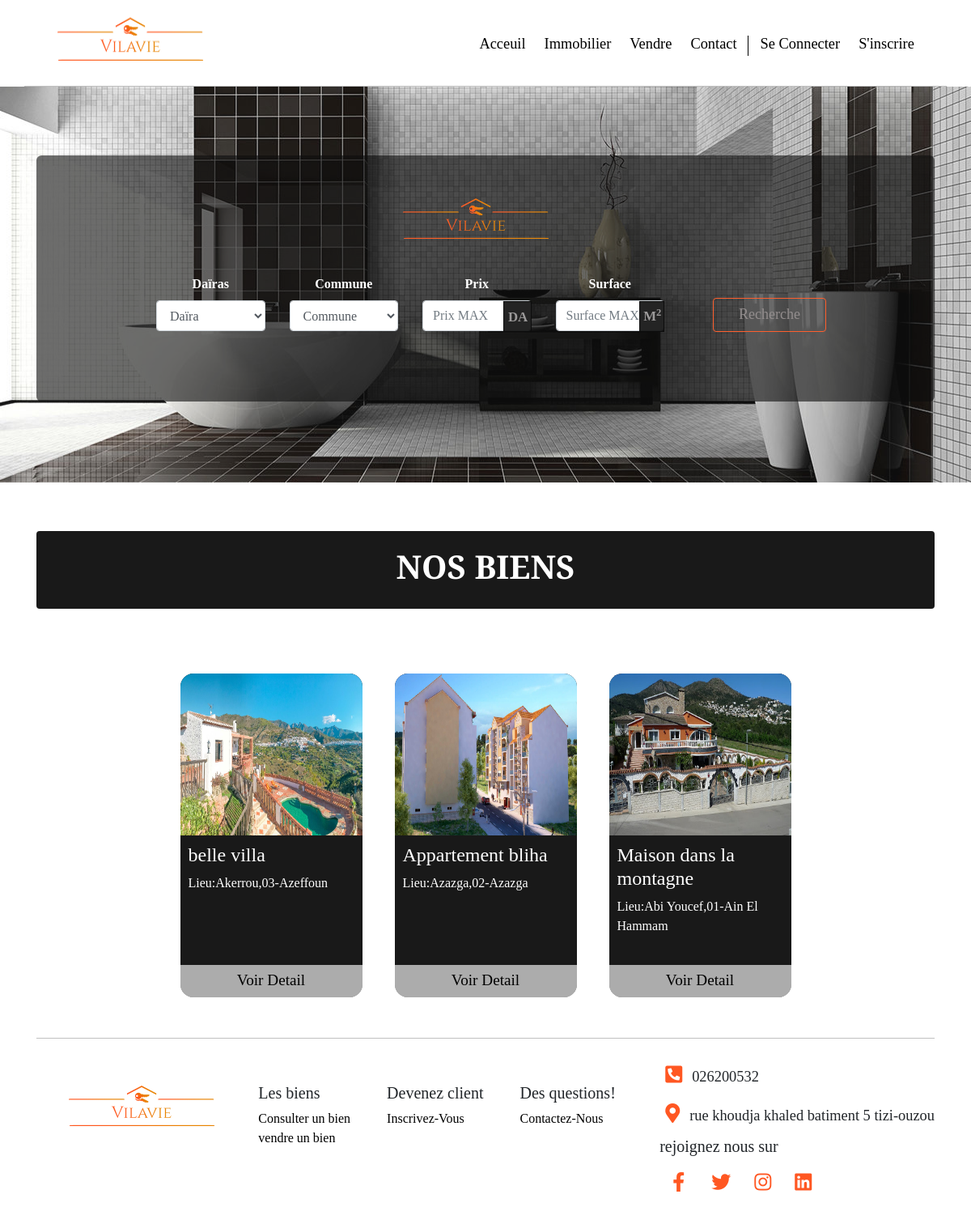
The page /pages/immobilier.php on the database its author committed.
### tables this page shows
CREATE TABLE IF NOT EXISTS `biens` (
  `id` int(11) NOT NULL AUTO_INCREMENT,
  `titre` varchar(255) NOT NULL,
  `description` text NOT NULL,
  `daira` varchar(255) NOT NULL,
  `commune` varchar(255) NOT NULL,
  `surface` int(11) NOT NULL,
  `etage` int(11) NOT NULL,
  `prix` int(255) NOT NULL,
  `lien_img` varchar(1024) NOT NULL,
  `proprietaire` varchar(255) NOT NULL,
  PRIMARY KEY (`id`)
);

### pages/immobilier.php (the view, shortened to what this page needs)
<!DOCTYPE html>
<html lang="fr">
<head>
         <link rel="stylesheet" href="../style/style.css">
         <link rel="stylesheet" href="https://stackpath.bootstrapcdn.com/bootstrap/4.4.1/css/bootstrap.min.css">
         <link rel="stylesheet" href="https://cdnjs.cloudflare.com/ajax/libs/font-awesome/5.11.2/css/all.css">
       </head>
<body>
<?php
$db=new PDO('mysql:host=localhost;dbname=vilavie','root','',array(PDO::ATTR_ERRMODE => PDO::ERRMODE_EXCEPTION));
include_once('../includes/header.php');
?>
<div class="fullimmo" id="immo">
           <div class="container h-100">
            <div class="d-flex-justify-content-center-h-100">
            <div class="text-center">
                      <div class="row hidden-xs" id="recherche" style="margin-top: 15px;">
                                  <img src="../images/logo.png" style="  margin-left: 11.6cm;">
                          <div class="noo-text-block" style="padding-left: 143px; margin-top: 27px;">
                                <form enctype="multipart/form-data" id="id_form" action="" method="post">
                                  <div class="row">
                                  <div class="form-group  col-sm-2 ">
                                            <div class="form-group ">
                                              <label for="type_dairas" style="color: white;"><b>Daïras</b> </label>
                                              <SELECT id="daira" name="daira" class="form-control input_user" onchange="filtre_commune()" required>
                                                <option value="" disabled selected> Daïra</option>
                                              </SELECT>
                                            </div>
                                </div>
                                <div class="form-group  col-sm-2">
                                    <div class="form-group">
                                            <label for="liste_commune" style="color: white;"><b>Commune</b> </label>
                                            <select class="form-control" id="commune" name="commune" >
                                            <option>Commune</option>
                                        </select>
                                    </div>
                                </div>
                                <div class="form-group  col-sm-2">
                      <div class="input-group">
                        <div class="form-group">
                        <label for="type_prix" style="color: white;"><b>Prix</b> </label>
                        <input id="prix" name="prix" type="number" class="form-control" onchange="valider('','')" placeholder="Prix MAX" value="" >
                        <span class="input-group-addon">DA</span>
                    </div>
                    </div>
                </div>
                        <div class="form-group col-sm-2">
                      <div class="input-group">
                        <div class="form-group">
                            <label for="type_surface" style="color: white;"><b>Surface</b> </label>
                        <input id="surface" type="number" name="surface" class="form-control" onchange="valider('','')" placeholder="Surface MAX" value="">
                        <span class="input-group-addon1">M<sup>2</sup></span>
                        </div>
                    </div>
                    </div>
                                <div class="form-group col-sm-2">
                                <div class="form-group ">
                                    <input class="btn1" type="submit" name="formsend" value="Recherche">
                                </div>
                          </div>
                          </div>
                      </form>
          </div>
      </div>
  </div>
</div>
</div>
</div>
        <section class="sec2" id="search">
        <div class="container">
        <div class="yep">
          <h1 class="text-center text-uppercase font-weight-bold " >Nos Biens</h1>
       </div>
       <div class="d-flex flex-wrap justify-content-center biensugbox ">
       <?php
       if (isset($_POST['formsend'])) {
            if (isset($_POST['daira']) && (isset($_POST['commune'])) && (isset($_POST['prix'])) && (isset($_POST['surface']))) {
                $req=$db->prepare('SELECT id,titre,daira,commune,lien_img FROM biens where daira = ? and commune = ? and prix <= ? and surface <= ?');
          $req->execute(array(
            $_POST['daira'],
            $_POST['commune'],
            $_POST['prix'],
            $_POST['surface']
          )
          );
            }
        if (($_POST['daira']=='Daïras') && (isset($_POST['commune'])) && (isset($_POST['prix'])) && (isset($_POST['surface'])) ) {
             $req=$db->prepare('SELECT id,titre,daira,commune,lien_img FROM biens WHERE commune=? AND prix<= ? AND surface<= ?');
             $req->execute(array($_POST['commune'],$_POST['prix'],$_POST['surface']));
        }
        if (($_POST['commune']=='Commune') && (isset($_POST['daira'])) && (isset($_POST['prix'])) && (isset($_POST['surface'])) ) {
             $req=$db->prepare('SELECT id,titre,daira,commune,lien_img FROM biens WHERE daira=? AND prix<=? AND surface<=?');
             $req->execute(array($_POST['daira'],$_POST['prix'],$_POST['surface']));
        }
        if (($_POST['prix']==null) && (isset($_POST['daira'])) && (isset($_POST['commune'])) && (isset($_POST['surface'])) ) {
             $req=$db->prepare('SELECT id,titre,daira,commune,lien_img FROM biens WHERE daira=? AND commune=? AND surface<=?');
             $req->execute(array($_POST['daira'],$_POST['commune'],$_POST['surface']));
        }
        if (($_POST['surface']==null) && (isset($_POST['daira'])) && (isset($_POST['commune'])) && (isset($_POST['prix'])) ) {
             $req=$db->prepare('SELECT id,titre,daira,commune,lien_img FROM biens WHERE daira=? AND commune=? AND prix<=?');
             $req->execute(array($_POST['daira'],$_POST['commune'],$_POST['prix']));
        }
          if(($_POST['daira']=='Daïras')&&($_POST['prix']==null)&& (isset($_POST['commune']))&&(isset($_POST['surface']))){
                                            $req=$db->prepare('SELECT id,titre,daira,commune,lien_img FROM biens WHERE commune<=? AND surface<=?');
                                            $req->execute(array($_POST['commune'],$_POST['surface']));
                                        }
            if(($_POST['daira']=='Daïras')&&($_POST['commune']=='Commune')&&(isset($_POST['prix'])) && (isset($_POST['surface'])) ){
                                            $req=$db->prepare("SELECT id,titre,daira,commune,lien_img FROM biens WHERE  prix<=? and surface<=?");
                                            $req->execute(array($_POST['prix'],$_POST['surface']));
                                        }
            if(($_POST['daira']=='Daïras')&&($_POST['surface']==null)&& (isset($_POST['commune']))&&(isset($_POST['prix']))){
                                            $req=$db->prepare('SELECT id,titre,daira,commune,lien_img FROM biens WHERE commune=? AND prix<=?');
                                            $req->execute(array($_POST['commune'],$_POST['prix']));
                                        }
            if(($_POST['surface']==null)&&($_POST['prix']==null)&& (isset($_POST['commune']))&&(isset($_POST['daira']))){
                                            $req=$db->prepare('SELECT id,titre,daira,commune,lien_img FROM biens WHERE commune=? AND daira=?');
                                            $req->execute(array($_POST['commune'],$_POST['daira']));
                                        }
            if(($_POST['commune']=='Commune')&&($_POST['prix']==null)&& (isset($_POST['surface']))&&(isset($_POST['daira']))){
                                            $req=$db->prepare('SELECT id,titre,daira,commune,lien_img FROM biens WHERE surface<=? AND daira=?');
                                            $req->execute(array($_POST['surface'],$_POST['daira']));
                                        }
            if(($_POST['surface']==null)&&($_POST['commune']=='Commune')&& (isset($_POST['prix']))&&(isset($_POST['daira']))){
                                            $req=$db->prepare('SELECT id,titre,daira,commune,lien_img FROM biens WHERE prix<=? AND daira=?');
                                            $req->execute(array($_POST['prix'],$_POST['daira']));
                                        }
            if(($_POST['surface']==null)&&($_POST['commune']=='Commune')&& ($_POST['prix']==null)&&(isset($_POST['daira']))){
                                            $req=$db->prepare('SELECT id,titre,daira,commune,lien_img FROM biens WHERE  daira=?');
                                            $req->execute(array($_POST['daira']));
                                        }
            if(($_POST['surface']==null)&&($_POST['daira']=='Daïras')&& ($_POST['prix']==null)&&(isset($_POST['commune']))){
                                            $req=$db->prepare('SELECT id,titre,daira,commune,lien_img FROM biens WHERE  commune=?');
                                            $req->execute(array($_POST['commune']));
                                        }
            if(($_POST['surface']==null)&&($_POST['daira']=='Daïras')&& ($_POST['commune']=='Commune')&&(isset($_POST['prix']))){
                                            $req=$db->prepare('SELECT id,titre,daira,commune,lien_img FROM biens WHERE  prix<=?');
                                            $req->execute(array($_POST['prix']));
                                        }
            if(($_POST['commune']=='Commune')&&($_POST['daira']=='Daïras')&& ($_POST['prix']==null)&&(isset($_POST['surface']))){
                                            $req=$db->prepare('SELECT id,titre,daira,commune,lien_img FROM biens WHERE  surface<=?');
                                            $req->execute(array($_POST['surface']));
                                        }
          while ($donne= $req->fetch()){
         echo(' <div class="biensug" >
                <img src="../'.$donne['lien_img'].'" class="imgbien" alt="l\'image du bien" >
                <div class="infobien">
                <h4>'.$donne['titre'].'</h4>
                <p>Lieu:'.$donne['commune'].','.$donne['daira'].'</p>
                </div>
                <div class="linkdetail">
                <a href="../pages/detail.php?id='.$donne['id'].'" class="linkdetail">Voir Detail</a>
                </div>
                </div>');
           }
         $req->closeCursor();
        }
      else {
       $req = $db->query('SELECT id,titre, daira, commune, lien_img FROM biens ORDER BY id desc LIMIT 0,12');
       while ($donne= $req->fetch()){
         echo('<div class="biensug" >
           <img src="../'.$donne['lien_img'].'" class="imgbien" alt="l\'image du bien" >
           <div class="infobien">
           <h4>'.$donne['titre'].'</h4>
           <p>Lieu:'.$donne['commune'].','.$donne['daira'].'</p>
          </div>
           <div class="linkdetail">
            <a href="../pages/detail.php?id='.$donne['id'].'" class="linkdetail">Voir Detail</a>
            </div>
         </div>');}
     }
         ?>
         </div>
      </div>
      </section>
 <?php
  include_once("../includes/footer.php");
   ?>
</body>
</html>

### style/style.css (style rules this page uses)
html,body { overflow-x: hidden; margin: 0; padding: 0; height: 100%; background: #ffffff !important; font-family:Tahoma; }
.sec2 { margin:auto; padding-top: 40px; height:auto; width: 100%; background:#fff; }
.biensugbox { padding-top: 30px; padding-bottom: 30px; }
.biensug { height: 400px; width: 225px; margin: 20px; background-color: rgba(0, 0, 0, 0.9); border-radius: 1rem; color:white; }
.imgbien { width: inherit; height:200px; border-top-left-radius: 1rem; border-top-right-radius: 1rem; }
.infobien { height:160px; padding: 10px; }
.linkdetail { background-color: rgba(255,255,255,0.4); height:40px; display: flex; justify-content: center; border-bottom-left-radius: 1rem; border-bottom-right-radius: 1rem; width:inherit; }
.linkdetail>a { color:#000; font-weight: 500; font-size: 1.2em; padding-top:5px; }
.input_user, .input_pass:focus { box-shadow: none ; outline: 0px ; }
.input-group-addon { position: relative; bottom: 30px; left: 50px; color:#979595; border: 1px solid black; background-color: rgba(0, 0, 0, 0.9); padding:9px 3.5px 7.9px 5px; font-size: 1.05em; }
.input-group-addon1 { position: relative; bottom: 30.7px; left: 52px; color: #979595; border: 1px solid black; background-color: rgba(0, 0, 0, 0.9); padding:7.9px 3px 8.5px 4px; font-size: 1.05em; }
.btn1 { color: #8E8888; background: none; width: 140px; height: 42px; border: 1px solid #ff5722; font-size: 18px; border-radius: 4px; transition: .6s; overflow: hidden; position: relative; top: 28.5px; left: 30px; }
.fullimmo { background:url(../images/immobilier.jpg); opacity: 0.95; background-size: cover; padding-top: 40px; padding-bottom: 100px; font-weight:bold; }
.yep { margin-top: 20px; margin-bottom:30px; border-radius:0.25rem; background-color: rgba(0, 0, 0, 0.9); color:white; font-family: 'Cormorant Garamond', serif; padding:20px 0 20px 0; }
.d-flex-justify-content-center-h-100 { display:grid; align-items: center; justify-content: center ; background-color: rgba(0, 0, 0, 0.6); color:white; margin-left:0; margin-right:0; margin-top: 45px; border-radius: 0.4rem; padding: 30px 20px 30px 20px; }

### rows shown on the page
biens: lien_img (picture), titre "belle villa", commune "Akerrou", daira "03-Azeffoun"
biens: lien_img (picture), titre "Appartement bliha", commune "Azazga", daira "02-Azazga"
biens: lien_img (picture), titre "Maison dans la montagne", commune "Abi Youcef", daira "01-Ain El Hammam"
